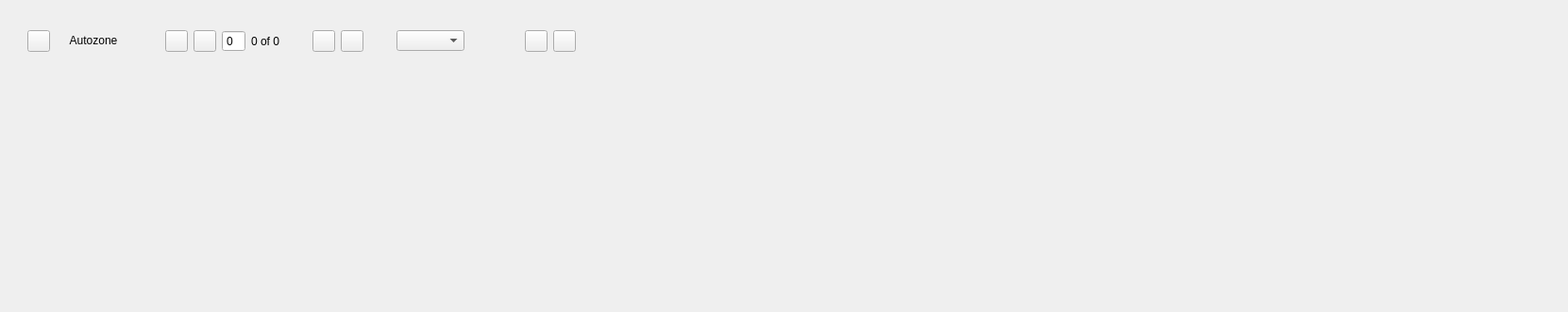
<?xml version="1.0" encoding="UTF-8"?>
<ui version="4.0">
 <class>ToolBarPart</class>
 <widget class="QWidget" name="ToolBarPart">
  <property name="geometry">
   <rect>
    <x>0</x>
    <y>0</y>
    <width>1661</width>
    <height>331</height>
   </rect>
  </property>
  <property name="windowTitle">
   <string>Form</string>
  </property>
  <widget class="QWidget" name="">
   <property name="geometry">
    <rect>
     <x>0</x>
     <y>30</y>
     <width>610</width>
     <height>27</height>
    </rect>
   </property>
   <layout class="QHBoxLayout" name="horizontalLayout">
    <item>
     <spacer name="horizontalSpacer_5">
      <property name="orientation">
       <enum>Qt::Horizontal</enum>
      </property>
      <property name="sizeHint" stdset="0">
       <size>
        <width>13</width>
        <height>22</height>
       </size>
      </property>
     </spacer>
    </item>
    <item>
     <widget class="QToolButton" name="changeIcons_button"/>
    </item>
    <item>
     <widget class="QPushButton" name="autozone_button">
      <property name="text">
       <string>Autozone</string>
      </property>
      <property name="flat">
       <bool>true</bool>
      </property>
     </widget>
    </item>
    <item>
     <spacer name="horizontalSpacer">
      <property name="orientation">
       <enum>Qt::Horizontal</enum>
      </property>
      <property name="sizeHint" stdset="0">
       <size>
        <width>18</width>
        <height>22</height>
       </size>
      </property>
     </spacer>
    </item>
    <item>
     <widget class="QToolButton" name="prevPage_button">
      <property name="text">
       <string/>
      </property>
      <property name="checkable">
       <bool>false</bool>
      </property>
     </widget>
    </item>
    <item>
     <widget class="QToolButton" name="nextPage_button">
      <property name="text">
       <string/>
      </property>
     </widget>
    </item>
    <item>
     <widget class="QSpinBox" name="pagesSpinBox">
      <property name="buttonSymbols">
       <enum>QAbstractSpinBox::NoButtons</enum>
      </property>
     </widget>
    </item>
    <item>
     <widget class="QLabel" name="totalPages_label">
      <property name="text">
       <string>0 of 0</string>
      </property>
     </widget>
    </item>
    <item>
     <spacer name="horizontalSpacer_2">
      <property name="orientation">
       <enum>Qt::Horizontal</enum>
      </property>
      <property name="sizeHint" stdset="0">
       <size>
        <width>28</width>
        <height>20</height>
       </size>
      </property>
     </spacer>
    </item>
    <item>
     <widget class="QToolButton" name="zoomIn_button"/>
    </item>
    <item>
     <widget class="QToolButton" name="zoomOut_button"/>
    </item>
    <item>
     <spacer name="horizontalSpacer_3">
      <property name="orientation">
       <enum>Qt::Horizontal</enum>
      </property>
      <property name="sizeHint" stdset="0">
       <size>
        <width>13</width>
        <height>22</height>
       </size>
      </property>
     </spacer>
    </item>
    <item>
     <widget class="QComboBox" name="zoomComboBox"/>
    </item>
    <item>
     <spacer name="horizontalSpacer_4">
      <property name="orientation">
       <enum>Qt::Horizontal</enum>
      </property>
      <property name="sizeHint" stdset="0">
       <size>
        <width>58</width>
        <height>22</height>
       </size>
      </property>
     </spacer>
    </item>
    <item>
     <widget class="QToolButton" name="onePage_button">
      <property name="checkable">
       <bool>true</bool>
      </property>
     </widget>
    </item>
    <item>
     <widget class="QToolButton" name="twoPage_button">
      <property name="checkable">
       <bool>true</bool>
      </property>
     </widget>
    </item>
   </layout>
  </widget>
 </widget>
 <resources/>
 <connections/>
</ui>
